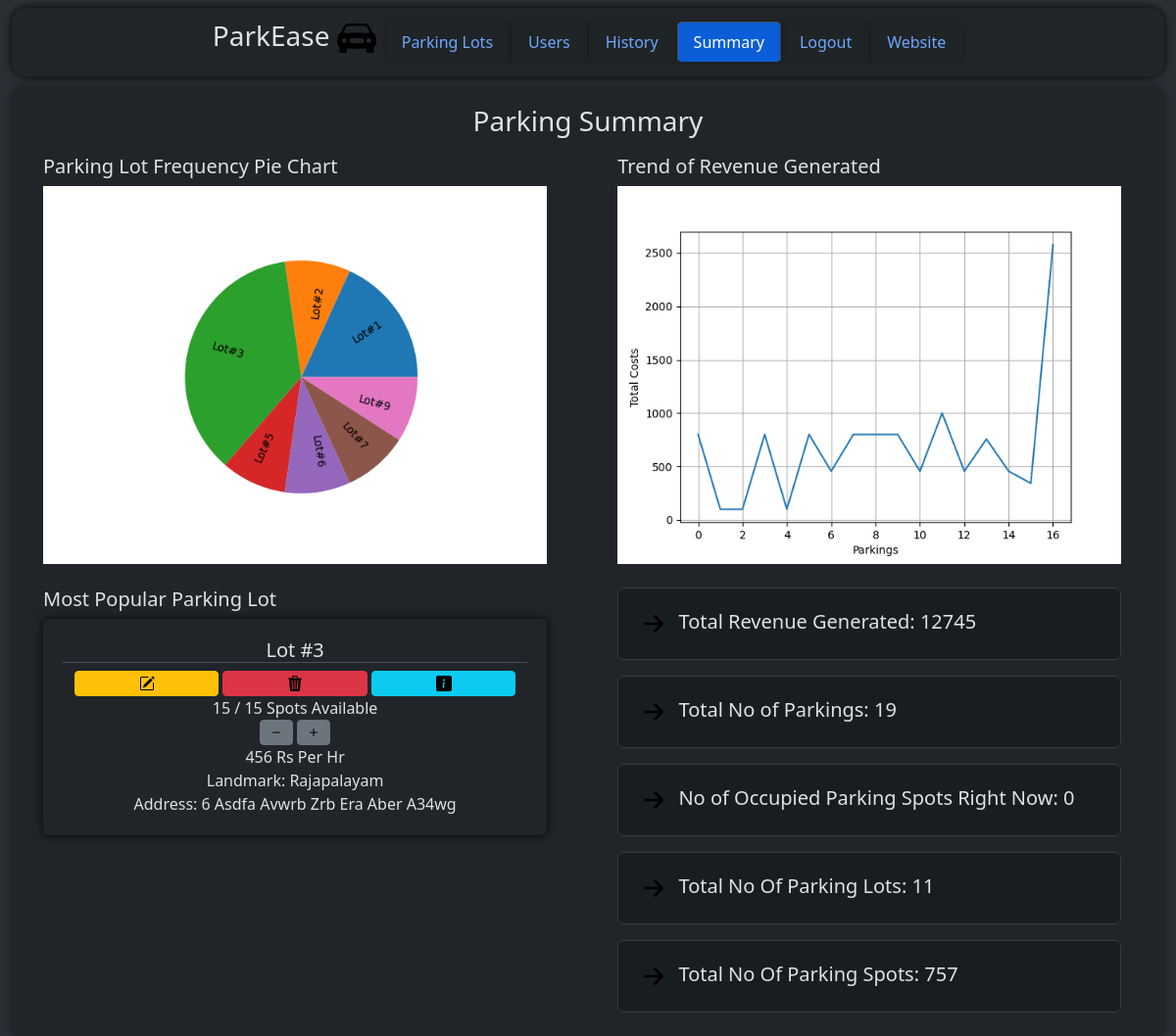
The app's page /admin/dashboard/summary (signed in) with its own data.
### models/parkingInfo.py (models this page shows, shortened)
class ParkingLot(db.Model) :
    __tablename__ = "parkinglot"
    id = db.Column(db.Integer, primary_key = True, autoincrement = True)
    landmark = db.Column(db.String)
    noOfParkingSpots = db.Column(db.Integer)
    pricePerHr = db.Column(db.Integer)
    addressId = db.Column(db.Integer, db.ForeignKey("address.id"))
    address = db.relationship("Address", uselist = False, backref = "parkingLot") #parking lot and address is 1 - 1
    parkingSpots = db.relationship("ParkingSpot", backref = "parkingLot") #parking lot and parking spot is 1 - M

### models/userInfo.py (models this page shows)
class Address(db.Model) :
    __tablename__ = "address"
    id = db.Column(db.Integer, primary_key = True, autoincrement = True)
    streetName = db.Column(db.String)
    locality = db.Column(db.String)
    subLocality = db.Column(db.String)
    city = db.Column(db.String)
    state = db.Column(db.String)
    pinCode = db.Column(db.String)
    def __str__(self) :
        return "{} {} {} {} {} {} {}".format(self.id, self.streetName.lower(), self.locality.lower(), self.subLocality.lower(), self.city.lower(), self.state.lower(), self.pinCode)

### controllers/adminDashboard.py (the view)
@adminbp.route("/dashboard/summary", methods = ["GET"])
def summary() :
    if request.method == "GET" :
        plotPiePlotOfParkingLotsUsed()
        plotLinePlotOfTotalCosts()
        return render_template("admin/summary.html", parkingLot = frequentlyUsedParkingLot(), cost = sumOfTotalCosts(), noOfParkings = totalNoOfType("ReservedParkingSpot"), noOfOccupiedParkingSpotsRN = noOfOccupiedParkingSpotsRN(), noOfParkingLots = totalNoOfType("ParkingLot"), noOfParkingSpots = totalNoOfType("ParkingSpot"))

### controllers/adminDashboard.py (called while the page is built)
@adminbp.before_request
def restrict() :
    if session.get("type") != "admin" :
        return redirect(url_for("general.signIn"))

def getParkingLot(id) :
    return db.session.execute(db.select(ParkingLot).filter_by(id = id)).scalars().first()

def viewAllReservedParkingSpots() :
    return db.session.execute(db.select(ReservedParkingSpot).order_by(nulls_first(desc(ReservedParkingSpot.parkingTimestamp)))).scalars().all()

def getParkingLotsUsedByUsersLiUsingReservedParkingSpots() :
    return [i.parkingSpot.parkingLot.id for i in db.session.execute(db.select(User)).scalars().first().reservedParkingSpots if i.parkingSpot is not None]

def frequentlyUsedParkingLot() :
    parkingLotIds = getParkingLotsUsedByUsersLiUsingReservedParkingSpots()
    return getParkingLot(max(set(parkingLotIds), key = parkingLotIds.count))

def sumOfTotalCosts() :
    reservedParkingSpots = viewAllReservedParkingSpots()
    sum = 0
    for i in reservedParkingSpots :
        if i.totalCost is not None:
            sum += i.totalCost
    return sum

def plotPiePlotOfParkingLotsUsed() :
    plt.figure()
    li = getParkingLotsUsedByUsersLiUsingReservedParkingSpots()
    labels = sorted(set(li))
    countLi = [li.count(i) for i in labels]
    plt.pie(countLi, labels = [("Lot#" + str(i)) for i in labels], rotatelabels = True, labeldistance = 0.5)
    plt.savefig("static/images/plot1.png")

def plotLinePlotOfTotalCosts() :
    plt.figure()
    costLi = [i.totalCost for i in viewAllReservedParkingSpots()]
    xAxis = [i for i in range(0, len(costLi))]
    plt.plot(xAxis, costLi)
    plt.xlabel("Parkings")
    plt.ylabel("Total Costs")
    plt.grid(True)
    plt.savefig("static/images/plot2.png")

def noOfOccupiedParkingSpotsRN() :
    return len(db.session.execute(db.select(ParkingSpot).filter_by(status = True)).scalars().all())

def totalNoOfType(type) :
    model = globals()[type]
    return len(db.session.execute(db.select(model)).scalars().all())

### templates/admin/summary.html (shortened to what this page needs)
<!DOCTYPE html>
<html class = "h-100" data-bs-theme = "dark">
    <head>
        <link rel = "stylesheet" href = "/static/bootstrap/css/bootstrap.min.css"/>
        <link rel = "stylesheet" href = "/static/css/style.css"/>
    </head>
    <body class = "h-100">
        <div class = "container-fluid bg-body-tertiary min-vh-100">
            <div class = "container-fluid d-flex justify-content-center bg-body">
                <div class = "d-flex justify-content-center align-items-center container-fluid mt-2 rounded-4 position-fixed height" style = "background-color: rgba(33, 37, 41, 0.9); z-index: 1000; box-shadow: 0 0 10px rgb(0, 0, 0); backdrop-filter: blur(3px);">
                    <div class = "overflow-auto" style = "height: 100%; width: 100%;">
                        <ul class = "nav nav-tabs d-flex align-items-center justify-content-center" style = "height: 100%; width: 100%;">
                            <a href = "/" class = "text-decoration-none text-reset me-2">
                                <h3>
                                    ParkEase
                                    <img src = "/static\images\car-front-fill.svg" alt = "Logo" style = "width: 40px;"/>
                                </h3>
                            </a>
                            <li class = "nav-item">
                                <a class = "nav-link" href = "/admin/dashboard">
                                    Parking Lots
                                </a>
                            </li>
                            <li class = "nav-item">
                                <a class = "nav-link", href = "/admin/dashboard/users">
                                    Users
                                </a>
                            </li>
                            <li class = "nav-item">
                                <a class = "nav-link", href = "/admin/dashboard/history">
                                    History
                                </a>
                            </li>
                            <li class = "nav-item">
                                <a class = "nav-link active" href = "/admin/dashboard/summary">
                                    Summary
                                </a>
                            </li>
                                <a class = "nav-link" href = "/signIn">
                                    Logout
                                </a>
                            <li class = "nav-item">
                                <a class = "nav-link" href = "/">
                                    Website
                                </a>
                            </li>
                        </ul>
                    </div>
                </div>
            </div>
            <div class = "rounded-3 container-fluid bg-body p-2 overflow-auto margin-top" style = "height: 80%; width: 100%; box-shadow: 0 0 10px rgb(24, 26, 29);">
                <div class = "d-flex justify-content-center align-items-center gap-2" style = "height: 60px;">
                    <h3>
                        Parking Summary
                    </h3>
                </div>
                <div style = "height: 100%; width: 99%;">
                    <div class = "row">
                        <div class = "col">
                            <div>
                                <h5 class = "px-1 px-sm-1 px-md-2 px-lg-3 px-xl-4 px-xxl-5">
                                    Parking Lot Frequency Pie Chart
                                </h5>
                                <img src = "/static\images\plot1.png" class = "px-1 px-sm-1 px-md-2 px-lg-3 px-xl-4 px-xxl-5" style = "width: 100%;"/>
                            </div>
                            <br/>
                            <div>
                                <h5 class = "px-1 px-sm-1 px-md-2 px-lg-3 px-xl-4 px-xxl-5">
                                    Most Popular Parking Lot
                                </h5>
                                <div class = "px-1 px-sm-1 px-md-2 px-lg-3 px-xl-4 px-xxl-5">
                                    <div class = "card p-1" style = "box-shadow: 0 0 10px rgb(7, 8, 8); border: none">
                                        <form method = "POST" action = "/admin/dashboard" style = "height: 100%; width: 100%;">
                                            <div class = "card-body">
                                                <h5 class = "card-title text-center border-bottom">
                                                    Lot #{{ parkingLot.id }}
                                                </h5>
                                                <div class = "container-fluid d-flex align-items-center justify-content-center gap-1">
                                                    <button type = "submit" name = "action" value = "edit" class = "btn btn-warning btn-sm d-flex justify-content-center align-items-center" style = "width: 100%;">
                                                        <img src = "\static\images\pencil-square.svg" alt = "Edit"/>
                                                    </button>
                                                    <button type = "submit" name = "action" value = "delete" class = "btn btn-danger btn-sm d-flex justify-content-center align-items-center" style = "width: 100%;">
                                                        <img src = "\static\images\trash3-fill.svg" alt = "Delete"/>
                                                    </button>
                                                    <button type = "submit" name = "action" value = "details" class = "btn btn-info btn-sm d-flex justify-content-center align-items-center" style = "width: 100%;">
                                                        <img src = "\static\images\info-square-fill.svg" alt = "Details"/>
                                                    </button>
                                                </div>
                                                <div class = "card-text text-center">
                                                    {{ parkingLot.parkingSpots | selectattr("status", "equalto", 0) | list | count }} / {{ parkingLot.noOfParkingSpots }} Spots Available
                                                    <div class = "container-fluid d-flex align-items-center justify-content-center gap-1">
                                                        <button type = "submit" name = "action" value = "delete1" class = "btn btn-secondary btn-sm d-flex align-items-center justify-content-center">
                                                            <img src = "\static\images\dash.svg" alt = "-1"/>
                                                        </button>
                                                        <button type = "submit" name = "action" value = "add1" class = "btn btn-secondary btn-sm d-flex align-items-center justify-content-center">
                                                            <img src = "\static\images\plus.svg" alt = "+1"/>
                                                        </button>
                                                    </div>
                                                    {{ parkingLot.pricePerHr }} Rs Per Hr
                                                    <br/>
                                                    Landmark: {{ parkingLot.landmark }}
                                                    <br/>
                                                    Address: {{ parkingLot.address | title }}
                                                </div>
                                            </div>
                                        </form>
                                    </div>
                                </div>
                            </div>
                        </div>
                        <div class = "col">
                            <div>
                                <h5 class = "px-1 px-sm-1 px-md-2 px-lg-3 px-xl-4 px-xxl-5">
                                    Trend of Revenue Generated
                                </h5>
                                <img class = "px-1 px-sm-1 px-md-2 px-lg-3 px-xl-4 px-xxl-5" src = "/static\images\plot2.png" style = "width: 100%;"/>
                            </div>
                            <br/>
                            <h5 class = "px-1 px-sm-1 px-md-2 px-lg-3 px-xl-4 px-xxl-5">
                                    <div class = "alert alert-dark">
                                        <img src = "/static\images\arrow-right-short.svg" alt = "Logo" style = "width: 40px;"/>
                                        Total Revenue Generated: {{ cost }}
                                    </div>
                                    <div class = "alert alert-dark">
                                        <img src = "/static\images\arrow-right-short.svg" alt = "Logo" style = "width: 40px;"/>
                                        Total No of Parkings: {{ noOfParkings }}
                                    </div>
                                    <div class = "alert alert-dark">
                                        <img src = "/static\images\arrow-right-short.svg" alt = "Logo" style = "width: 40px;"/>
                                        No of Occupied Parking Spots Right Now: {{ noOfOccupiedParkingSpotsRN }}
                                    </div>
                                    <div class = "alert alert-dark">
                                        <img src = "/static\images\arrow-right-short.svg" alt = "Logo" style = "width: 40px;"/>
                                        Total No Of Parking Lots: {{ noOfParkingLots }}
                                    </div>
                                    <div class = "alert alert-dark">
                                        <img src = "/static\images\arrow-right-short.svg" alt = "Logo" style = "width: 40px;"/>
                                        Total No Of Parking Spots: {{ noOfParkingSpots }}
                                    </div>
                            </h5>
                        </div>
                    </div>
                </div>
            </div>
        </div>
    </body>
</html>

### static/css/style.css (style rules this page uses)
.nav-tabs { border: none; }
.nav-tabs .nav-link { border-radius: 5px; margin: 1px; box-shadow: 0 0 5px rgb(25, 28, 31); backdrop-filter: blur(1px); }
.nav-tabs .nav-link.active { background-color: rgb(11, 94, 215); }
.height { height: 70px; width: 98%; }
.margin-top { margin-top: 90px }

### records on screen
ParkingLot: id "3", noOfParkingSpots "15", pricePerHr "456", landmark "Rajapalayam"
Address: address "6 Asdfa Avwrb Zrb Era Aber A34wg"

### other values on screen
{{ cost }} "12745"
{{ noOfParkings }} "19"
{{ noOfOccupiedParkingSpotsRN }} "0"
{{ noOfParkingLots }} "11"
{{ noOfParkingSpots }} "757"
